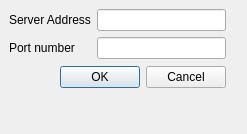
<?xml version="1.0" encoding="UTF-8"?>
<ui version="4.0">
 <class>ServerSettingDialog</class>
 <widget class="QDialog" name="ServerSettingDialog">
  <property name="geometry">
   <rect>
    <x>0</x>
    <y>0</y>
    <width>247</width>
    <height>134</height>
   </rect>
  </property>
  <property name="windowTitle">
   <string>Settings</string>
  </property>
  <widget class="QWidget" name="">
   <property name="geometry">
    <rect>
     <x>9</x>
     <y>9</y>
     <width>217</width>
     <height>79</height>
    </rect>
   </property>
   <layout class="QVBoxLayout" name="verticalLayout">
    <item>
     <layout class="QFormLayout" name="formLayout">
      <item row="0" column="0">
       <widget class="QLabel" name="label">
        <property name="text">
         <string>Server Address</string>
        </property>
       </widget>
      </item>
      <item row="0" column="1">
       <widget class="QLineEdit" name="lineEdit"/>
      </item>
      <item row="1" column="0">
       <widget class="QLabel" name="label_2">
        <property name="text">
         <string>Port number</string>
        </property>
       </widget>
      </item>
      <item row="1" column="1">
       <widget class="QLineEdit" name="lineEdit_2"/>
      </item>
     </layout>
    </item>
    <item>
     <widget class="QDialogButtonBox" name="buttonBox">
      <property name="orientation">
       <enum>Qt::Horizontal</enum>
      </property>
      <property name="standardButtons">
       <set>QDialogButtonBox::Cancel|QDialogButtonBox::Ok</set>
      </property>
     </widget>
    </item>
   </layout>
  </widget>
 </widget>
 <resources/>
 <connections>
  <connection>
   <sender>buttonBox</sender>
   <signal>accepted()</signal>
   <receiver>ServerSettingDialog</receiver>
   <slot>accept()</slot>
   <hints>
    <hint type="sourcelabel">
     <x>248</x>
     <y>254</y>
    </hint>
    <hint type="destinationlabel">
     <x>157</x>
     <y>274</y>
    </hint>
   </hints>
  </connection>
  <connection>
   <sender>buttonBox</sender>
   <signal>rejected()</signal>
   <receiver>ServerSettingDialog</receiver>
   <slot>reject()</slot>
   <hints>
    <hint type="sourcelabel">
     <x>316</x>
     <y>260</y>
    </hint>
    <hint type="destinationlabel">
     <x>286</x>
     <y>274</y>
    </hint>
   </hints>
  </connection>
 </connections>
</ui>
